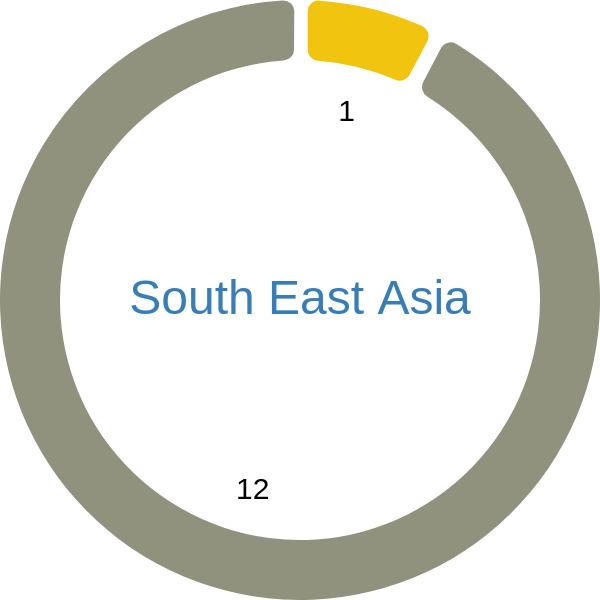

The Vega-Lite source for this figure:
### Vega specification from a JSON file in a GitHub repository (floating-point values rounded to 4 significant figures)
{"$schema": "https://vega.github.io/schema/vega/v5.json", "description": "Donut Chart of Development Status in South East Asia", "width": 300, "height": 300, "autosize": "none", "signals": [{"name": "startAngle", "value": 0}, {"name": "endAngle", "value": 6.29}, {"name": "padAngle", "value": 0.04}, {"name": "innerRadius", "value": 120}, {"name": "cornerRadius", "value": 5.5}, {"name": "sort", "value": false}], "data": [{"name": "table", "values": [{"Region": "Developed", "Total_cases": 1}, {"Region": "Developing", "Total_cases": 12}], "transform": [{"type": "pie", "field": "Total_cases", "startAngle": {"signal": "startAngle"}, "endAngle": {"signal": "endAngle"}, "sort": {"signal": "sort"}}]}], "scales": [{"name": "color", "type": "ordinal", "domain": {"data": "table", "field": "Region"}, "range": ["#F1C40F", "#90927d"]}], "marks": [{"type": "arc", "from": {"data": "table"}, "encode": {"enter": {"fill": {"scale": "color", "field": "Region"}, "x": {"signal": "width / 2"}, "y": {"signal": "height / 2"}}, "update": {"startAngle": {"field": "startAngle"}, "endAngle": {"field": "endAngle"}, "padAngle": {"signal": "padAngle"}, "innerRadius": {"signal": "innerRadius"}, "outerRadius": {"signal": "width / 2"}, "cornerRadius": {"signal": "cornerRadius"}}}}, {"name": "mark_id", "type": "text", "from": {"data": "table"}, "encode": {"enter": {"text": {"signal": "if(datum['endAngle'] - datum['startAngle'] < 0.3, '', datum['Total_cases'])"}, "x": {"signal": "width / 2"}, "y": {"signal": "height / 2"}, "radius": {"signal": "width / 2 * 0.65"}, "theta": {"signal": "(datum['startAngle'] + datum['endAngle']) / 2"}, "fill": {"value": "black"}, "fontSize": {"value": 15}, "align": {"value": "center"}, "baseline": {"value": "middle"}}}}, {"type": "text", "encode": {"enter": {"x": {"signal": "width / 2"}, "y": {"signal": "height / 2"}, "text": {"value": "South East Asia"}, "fontSize": {"value": 24}, "align": {"value": "center"}, "baseline": {"value": "middle"}, "fill": {"value": "#377eb8"}}}}]}
